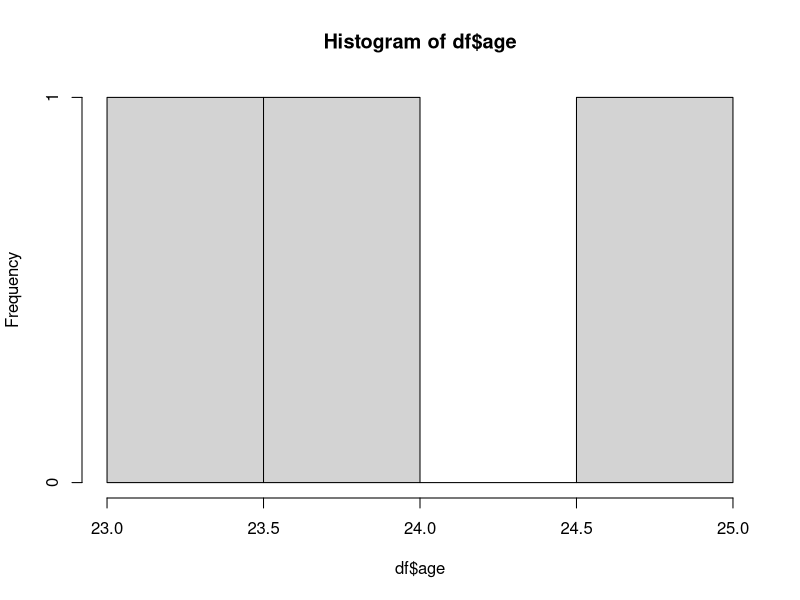
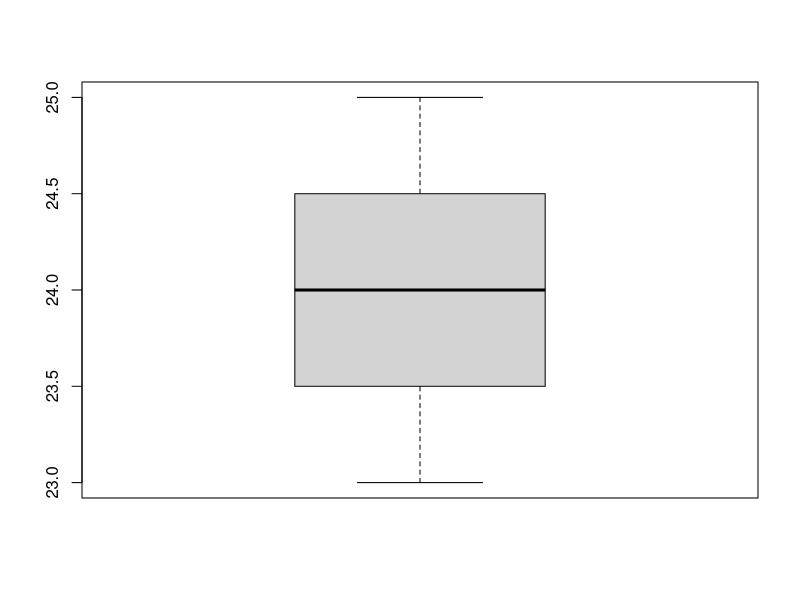

Write R code to recreate these figures, in order.
name=c("siri","mahi","chiru")
age=c(23,24,25)
marks=c(88,78,25)
df=data.frame(name,age,marks)
print(hist(df$age))
print(boxplot(df$age))
